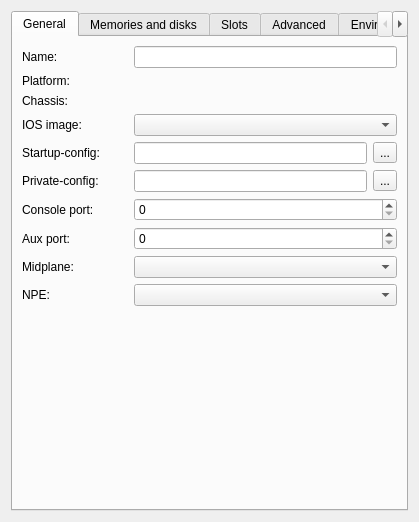
<?xml version="1.0" encoding="UTF-8"?>
<ui version="4.0">
 <class>routerConfigPageWidget</class>
 <widget class="QWidget" name="routerConfigPageWidget">
  <property name="geometry">
   <rect>
    <x>0</x>
    <y>0</y>
    <width>419</width>
    <height>522</height>
   </rect>
  </property>
  <property name="windowTitle">
   <string>Dynamips IOS Router configuration</string>
  </property>
  <layout class="QVBoxLayout">
   <item>
    <widget class="QTabWidget" name="uiTabWidget">
     <property name="currentIndex">
      <number>0</number>
     </property>
     <widget class="QWidget" name="uiGeneralPageWidget">
      <attribute name="title">
       <string>General</string>
      </attribute>
      <layout class="QGridLayout" name="gridLayout_2">
       <item row="0" column="0">
        <widget class="QLabel" name="uiNameLabel">
         <property name="text">
          <string>Name:</string>
         </property>
        </widget>
       </item>
       <item row="0" column="2" colspan="2">
        <widget class="QLineEdit" name="uiNameLineEdit"/>
       </item>
       <item row="1" column="0">
        <widget class="QLabel" name="uiPlatformLabel">
         <property name="text">
          <string>Platform:</string>
         </property>
        </widget>
       </item>
       <item row="2" column="0">
        <widget class="QLabel" name="uiChassisLabel">
         <property name="text">
          <string>Chassis:</string>
         </property>
        </widget>
       </item>
       <item row="3" column="0">
        <widget class="QLabel" name="uiIOSImageLabel">
         <property name="text">
          <string>IOS image:</string>
         </property>
        </widget>
       </item>
       <item row="4" column="0">
        <widget class="QLabel" name="uiStartupConfigLabel">
         <property name="text">
          <string>Startup-config:</string>
         </property>
        </widget>
       </item>
       <item row="4" column="2" colspan="2">
        <layout class="QHBoxLayout" name="horizontalLayout_4">
         <item>
          <widget class="QLineEdit" name="uiStartupConfigLineEdit"/>
         </item>
         <item>
          <widget class="QToolButton" name="uiStartupConfigToolButton">
           <property name="text">
            <string>...</string>
           </property>
           <property name="toolButtonStyle">
            <enum>Qt::ToolButtonTextOnly</enum>
           </property>
          </widget>
         </item>
        </layout>
       </item>
       <item row="5" column="0">
        <widget class="QLabel" name="uiPrivateConfigLabel">
         <property name="text">
          <string>Private-config:</string>
         </property>
        </widget>
       </item>
       <item row="5" column="2" colspan="2">
        <layout class="QHBoxLayout" name="horizontalLayout_6">
         <item>
          <widget class="QLineEdit" name="uiPrivateConfigLineEdit"/>
         </item>
         <item>
          <widget class="QToolButton" name="uiPrivateConfigToolButton">
           <property name="text">
            <string>...</string>
           </property>
           <property name="toolButtonStyle">
            <enum>Qt::ToolButtonTextOnly</enum>
           </property>
          </widget>
         </item>
        </layout>
       </item>
       <item row="6" column="0">
        <widget class="QLabel" name="uiConsolePortLabel">
         <property name="text">
          <string>Console port:</string>
         </property>
        </widget>
       </item>
       <item row="6" column="2" colspan="2">
        <widget class="QSpinBox" name="uiConsolePortSpinBox">
         <property name="maximum">
          <number>65535</number>
         </property>
        </widget>
       </item>
       <item row="7" column="0">
        <widget class="QLabel" name="uiAuxPortLabel">
         <property name="text">
          <string>Aux port:</string>
         </property>
        </widget>
       </item>
       <item row="7" column="2" colspan="2">
        <widget class="QSpinBox" name="uiAuxPortSpinBox">
         <property name="maximum">
          <number>65535</number>
         </property>
        </widget>
       </item>
       <item row="8" column="0">
        <widget class="QLabel" name="uiMidplaneLabel">
         <property name="text">
          <string>Midplane:</string>
         </property>
        </widget>
       </item>
       <item row="8" column="2" colspan="2">
        <widget class="QComboBox" name="uiMidplaneComboBox">
         <property name="enabled">
          <bool>true</bool>
         </property>
         <property name="sizePolicy">
          <sizepolicy hsizetype="Expanding" vsizetype="Fixed">
           <horstretch>0</horstretch>
           <verstretch>0</verstretch>
          </sizepolicy>
         </property>
        </widget>
       </item>
       <item row="9" column="0">
        <widget class="QLabel" name="uiNPELabel">
         <property name="text">
          <string>NPE:</string>
         </property>
        </widget>
       </item>
       <item row="9" column="2" colspan="2">
        <widget class="QComboBox" name="uiNPEComboBox">
         <property name="enabled">
          <bool>true</bool>
         </property>
         <property name="sizePolicy">
          <sizepolicy hsizetype="Expanding" vsizetype="Fixed">
           <horstretch>0</horstretch>
           <verstretch>0</verstretch>
          </sizepolicy>
         </property>
        </widget>
       </item>
       <item row="10" column="2" colspan="2">
        <spacer>
         <property name="orientation">
          <enum>Qt::Vertical</enum>
         </property>
         <property name="sizeHint" stdset="0">
          <size>
           <width>263</width>
           <height>151</height>
          </size>
         </property>
        </spacer>
       </item>
       <item row="1" column="2" colspan="2">
        <widget class="QLabel" name="uiPlatformTextLabel">
         <property name="text">
          <string/>
         </property>
        </widget>
       </item>
       <item row="3" column="2" colspan="2">
        <widget class="QComboBox" name="uiIOSImageComboBox"/>
       </item>
       <item row="2" column="2" colspan="2">
        <widget class="QLabel" name="uiChassisTextLabel">
         <property name="text">
          <string/>
         </property>
        </widget>
       </item>
      </layout>
     </widget>
     <widget class="QWidget" name="uiMemoriesPageWidget">
      <attribute name="title">
       <string>Memories and disks</string>
      </attribute>
      <layout class="QVBoxLayout" name="verticalLayout_2">
       <item>
        <widget class="QGroupBox" name="uiMemoriesGroupBox">
         <property name="title">
          <string>Memories</string>
         </property>
         <layout class="QGridLayout" name="gridLayout_5">
          <item row="0" column="0">
           <widget class="QLabel" name="uiRamLabel">
            <property name="text">
             <string>RAM size:</string>
            </property>
           </widget>
          </item>
          <item row="0" column="1">
           <widget class="QSpinBox" name="uiRamSpinBox">
            <property name="sizePolicy">
             <sizepolicy hsizetype="Expanding" vsizetype="Fixed">
              <horstretch>0</horstretch>
              <verstretch>0</verstretch>
             </sizepolicy>
            </property>
            <property name="suffix">
             <string> MiB</string>
            </property>
            <property name="minimum">
             <number>32</number>
            </property>
            <property name="maximum">
             <number>65535</number>
            </property>
            <property name="singleStep">
             <number>32</number>
            </property>
            <property name="value">
             <number>128</number>
            </property>
           </widget>
          </item>
          <item row="1" column="0">
           <widget class="QLabel" name="uiNvramLabel">
            <property name="text">
             <string>NVRAM size:</string>
            </property>
           </widget>
          </item>
          <item row="1" column="1">
           <widget class="QSpinBox" name="uiNvramSpinBox">
            <property name="sizePolicy">
             <sizepolicy hsizetype="Expanding" vsizetype="Fixed">
              <horstretch>0</horstretch>
              <verstretch>0</verstretch>
             </sizepolicy>
            </property>
            <property name="suffix">
             <string> KiB</string>
            </property>
            <property name="minimum">
             <number>32</number>
            </property>
            <property name="maximum">
             <number>65535</number>
            </property>
            <property name="singleStep">
             <number>32</number>
            </property>
            <property name="value">
             <number>128</number>
            </property>
           </widget>
          </item>
          <item row="2" column="0">
           <widget class="QLabel" name="uiIomemLabel">
            <property name="text">
             <string>I/O memory :</string>
            </property>
           </widget>
          </item>
          <item row="2" column="1">
           <widget class="QSpinBox" name="uiIomemSpinBox">
            <property name="enabled">
             <bool>true</bool>
            </property>
            <property name="sizePolicy">
             <sizepolicy hsizetype="Expanding" vsizetype="Fixed">
              <horstretch>0</horstretch>
              <verstretch>0</verstretch>
             </sizepolicy>
            </property>
            <property name="suffix">
             <string> %</string>
            </property>
            <property name="maximum">
             <number>100</number>
            </property>
            <property name="singleStep">
             <number>5</number>
            </property>
            <property name="value">
             <number>5</number>
            </property>
           </widget>
          </item>
         </layout>
        </widget>
       </item>
       <item>
        <widget class="QGroupBox" name="uiDisksGroupBox">
         <property name="title">
          <string>Disks</string>
         </property>
         <layout class="QGridLayout">
          <item row="0" column="0">
           <widget class="QLabel" name="uiDisk0Label">
            <property name="text">
             <string>PCMCIA disk0 size:</string>
            </property>
           </widget>
          </item>
          <item row="0" column="1">
           <widget class="QSpinBox" name="uiDisk0SpinBox">
            <property name="sizePolicy">
             <sizepolicy hsizetype="Expanding" vsizetype="Fixed">
              <horstretch>0</horstretch>
              <verstretch>0</verstretch>
             </sizepolicy>
            </property>
            <property name="suffix">
             <string> MiB</string>
            </property>
            <property name="maximum">
             <number>99999</number>
            </property>
            <property name="singleStep">
             <number>4</number>
            </property>
           </widget>
          </item>
          <item row="1" column="0">
           <widget class="QLabel" name="uiDisk1Label">
            <property name="text">
             <string>PCMCIA disk1 size:</string>
            </property>
           </widget>
          </item>
          <item row="1" column="1">
           <widget class="QSpinBox" name="uiDisk1SpinBox">
            <property name="sizePolicy">
             <sizepolicy hsizetype="Expanding" vsizetype="Fixed">
              <horstretch>0</horstretch>
              <verstretch>0</verstretch>
             </sizepolicy>
            </property>
            <property name="suffix">
             <string> MiB</string>
            </property>
            <property name="maximum">
             <number>99999</number>
            </property>
            <property name="singleStep">
             <number>4</number>
            </property>
           </widget>
          </item>
         </layout>
        </widget>
       </item>
       <item>
        <spacer>
         <property name="orientation">
          <enum>Qt::Vertical</enum>
         </property>
         <property name="sizeHint" stdset="0">
          <size>
           <width>20</width>
           <height>21</height>
          </size>
         </property>
        </spacer>
       </item>
      </layout>
     </widget>
     <widget class="QWidget" name="uiSlotsPageWidget">
      <attribute name="title">
       <string>Slots</string>
      </attribute>
      <layout class="QVBoxLayout" name="verticalLayout">
       <item>
        <widget class="QGroupBox" name="uiAdaptersGroupBox">
         <property name="title">
          <string>Adapters</string>
         </property>
         <layout class="QGridLayout" name="gridLayout">
          <item row="1" column="1">
           <widget class="QComboBox" name="uiSlot1comboBox"/>
          </item>
          <item row="0" column="0">
           <widget class="QLabel" name="uiSlot0Label">
            <property name="sizePolicy">
             <sizepolicy hsizetype="Fixed" vsizetype="Preferred">
              <horstretch>0</horstretch>
              <verstretch>0</verstretch>
             </sizepolicy>
            </property>
            <property name="text">
             <string>slot 0:</string>
            </property>
           </widget>
          </item>
          <item row="0" column="1">
           <widget class="QComboBox" name="uiSlot0comboBox"/>
          </item>
          <item row="1" column="0">
           <widget class="QLabel" name="uiSlot1Label">
            <property name="sizePolicy">
             <sizepolicy hsizetype="Fixed" vsizetype="Preferred">
              <horstretch>0</horstretch>
              <verstretch>0</verstretch>
             </sizepolicy>
            </property>
            <property name="text">
             <string>slot 1:</string>
            </property>
           </widget>
          </item>
          <item row="2" column="0">
           <widget class="QLabel" name="uiSlot2Label">
            <property name="sizePolicy">
             <sizepolicy hsizetype="Fixed" vsizetype="Preferred">
              <horstretch>0</horstretch>
              <verstretch>0</verstretch>
             </sizepolicy>
            </property>
            <property name="text">
             <string>slot 2:</string>
            </property>
           </widget>
          </item>
          <item row="2" column="1">
           <widget class="QComboBox" name="uiSlot2comboBox"/>
          </item>
          <item row="3" column="0">
           <widget class="QLabel" name="uiSlot3Label">
            <property name="sizePolicy">
             <sizepolicy hsizetype="Fixed" vsizetype="Preferred">
              <horstretch>0</horstretch>
              <verstretch>0</verstretch>
             </sizepolicy>
            </property>
            <property name="text">
             <string>slot 3:</string>
            </property>
           </widget>
          </item>
          <item row="3" column="1">
           <widget class="QComboBox" name="uiSlot3comboBox"/>
          </item>
          <item row="4" column="0">
           <widget class="QLabel" name="uiSlot4Label">
            <property name="sizePolicy">
             <sizepolicy hsizetype="Fixed" vsizetype="Preferred">
              <horstretch>0</horstretch>
              <verstretch>0</verstretch>
             </sizepolicy>
            </property>
            <property name="text">
             <string>slot 4:</string>
            </property>
           </widget>
          </item>
          <item row="4" column="1">
           <widget class="QComboBox" name="uiSlot4comboBox"/>
          </item>
          <item row="5" column="0">
           <widget class="QLabel" name="uiSlot5Label">
            <property name="sizePolicy">
             <sizepolicy hsizetype="Fixed" vsizetype="Preferred">
              <horstretch>0</horstretch>
              <verstretch>0</verstretch>
             </sizepolicy>
            </property>
            <property name="text">
             <string>slot 5:</string>
            </property>
           </widget>
          </item>
          <item row="5" column="1">
           <widget class="QComboBox" name="uiSlot5comboBox"/>
          </item>
          <item row="6" column="0">
           <widget class="QLabel" name="uiSlot6Label">
            <property name="sizePolicy">
             <sizepolicy hsizetype="Fixed" vsizetype="Preferred">
              <horstretch>0</horstretch>
              <verstretch>0</verstretch>
             </sizepolicy>
            </property>
            <property name="text">
             <string>slot 6:</string>
            </property>
           </widget>
          </item>
          <item row="6" column="1">
           <widget class="QComboBox" name="uiSlot6comboBox"/>
          </item>
         </layout>
        </widget>
       </item>
       <item>
        <widget class="QGroupBox" name="uiWicsGroupBox">
         <property name="title">
          <string>WICs</string>
         </property>
         <layout class="QGridLayout">
          <item row="0" column="0">
           <widget class="QLabel" name="uiWic0Label">
            <property name="sizePolicy">
             <sizepolicy hsizetype="Fixed" vsizetype="Preferred">
              <horstretch>0</horstretch>
              <verstretch>0</verstretch>
             </sizepolicy>
            </property>
            <property name="text">
             <string>wic 0:</string>
            </property>
           </widget>
          </item>
          <item row="0" column="1">
           <widget class="QComboBox" name="uiWic0comboBox"/>
          </item>
          <item row="1" column="0">
           <widget class="QLabel" name="uiWic1Label">
            <property name="sizePolicy">
             <sizepolicy hsizetype="Fixed" vsizetype="Preferred">
              <horstretch>0</horstretch>
              <verstretch>0</verstretch>
             </sizepolicy>
            </property>
            <property name="text">
             <string>wic 1:</string>
            </property>
           </widget>
          </item>
          <item row="1" column="1">
           <widget class="QComboBox" name="uiWic1comboBox"/>
          </item>
          <item row="2" column="0">
           <widget class="QLabel" name="uiWic2Label">
            <property name="sizePolicy">
             <sizepolicy hsizetype="Fixed" vsizetype="Preferred">
              <horstretch>0</horstretch>
              <verstretch>0</verstretch>
             </sizepolicy>
            </property>
            <property name="text">
             <string>wic 2:</string>
            </property>
           </widget>
          </item>
          <item row="2" column="1">
           <widget class="QComboBox" name="uiWic2comboBox"/>
          </item>
         </layout>
        </widget>
       </item>
       <item>
        <spacer>
         <property name="orientation">
          <enum>Qt::Vertical</enum>
         </property>
         <property name="sizeHint" stdset="0">
          <size>
           <width>325</width>
           <height>31</height>
          </size>
         </property>
        </spacer>
       </item>
      </layout>
     </widget>
     <widget class="QWidget" name="uiAdvancedPageWidget">
      <attribute name="title">
       <string>Advanced</string>
      </attribute>
      <layout class="QVBoxLayout" name="verticalLayout_4">
       <item>
        <widget class="QGroupBox" name="uiSystemGroupBox">
         <property name="title">
          <string>System</string>
         </property>
         <layout class="QGridLayout" name="gridLayout_6">
          <item row="0" column="1">
           <widget class="QLineEdit" name="uiSystemIdLineEdit"/>
          </item>
          <item row="1" column="0">
           <widget class="QLabel" name="uiConfregLabel">
            <property name="text">
             <string>Confreg:</string>
            </property>
           </widget>
          </item>
          <item row="0" column="0">
           <widget class="QLabel" name="label">
            <property name="text">
             <string>System ID:</string>
            </property>
           </widget>
          </item>
          <item row="2" column="0">
           <widget class="QLabel" name="uiBaseMacLabel">
            <property name="text">
             <string>Base MAC:</string>
            </property>
           </widget>
          </item>
          <item row="2" column="1">
           <widget class="QLineEdit" name="uiBaseMACLineEdit">
            <property name="sizePolicy">
             <sizepolicy hsizetype="Expanding" vsizetype="Fixed">
              <horstretch>0</horstretch>
              <verstretch>0</verstretch>
             </sizepolicy>
            </property>
            <property name="text">
             <string notr="true"/>
            </property>
           </widget>
          </item>
          <item row="1" column="1">
           <widget class="QLineEdit" name="uiConfregLineEdit">
            <property name="sizePolicy">
             <sizepolicy hsizetype="Expanding" vsizetype="Fixed">
              <horstretch>0</horstretch>
              <verstretch>0</verstretch>
             </sizepolicy>
            </property>
            <property name="text">
             <string>0x2102</string>
            </property>
           </widget>
          </item>
         </layout>
        </widget>
       </item>
       <item>
        <widget class="QGroupBox" name="uiOptimizationsGroupBox">
         <property name="title">
          <string>Optimisations</string>
         </property>
         <layout class="QGridLayout" name="gridLayout_4">
          <item row="3" column="0">
           <widget class="QLabel" name="uiExecAreaLabel">
            <property name="text">
             <string>Exec area:</string>
            </property>
           </widget>
          </item>
          <item row="3" column="1">
           <widget class="QSpinBox" name="uiExecAreaSpinBox">
            <property name="sizePolicy">
             <sizepolicy hsizetype="Expanding" vsizetype="Fixed">
              <horstretch>0</horstretch>
              <verstretch>0</verstretch>
             </sizepolicy>
            </property>
            <property name="suffix">
             <string> MiB</string>
            </property>
            <property name="maximum">
             <number>4096</number>
            </property>
            <property name="singleStep">
             <number>4</number>
            </property>
            <property name="value">
             <number>64</number>
            </property>
           </widget>
          </item>
          <item row="5" column="0" colspan="2">
           <widget class="QCheckBox" name="uiSparseMemoryCheckBox">
            <property name="text">
             <string>Enable sparse memory support</string>
            </property>
            <property name="checked">
             <bool>false</bool>
            </property>
           </widget>
          </item>
          <item row="0" column="0">
           <widget class="QLabel" name="uiIdlepcLabel">
            <property name="text">
             <string>Idle-PC:</string>
            </property>
           </widget>
          </item>
          <item row="0" column="1">
           <widget class="QLineEdit" name="uiIdlepcLineEdit"/>
          </item>
          <item row="1" column="0">
           <widget class="QLabel" name="uiIdlemaxLabel">
            <property name="text">
             <string>Idlemax:</string>
            </property>
           </widget>
          </item>
          <item row="1" column="1">
           <widget class="QSpinBox" name="uiIdlemaxSpinBox">
            <property name="minimum">
             <number>100</number>
            </property>
            <property name="maximum">
             <number>10000</number>
            </property>
            <property name="singleStep">
             <number>100</number>
            </property>
            <property name="value">
             <number>500</number>
            </property>
           </widget>
          </item>
          <item row="2" column="0">
           <widget class="QLabel" name="uiIdlesleepLabel">
            <property name="text">
             <string>Idlesleep:</string>
            </property>
           </widget>
          </item>
          <item row="4" column="0" colspan="2">
           <widget class="QCheckBox" name="uiMmapCheckBox">
            <property name="text">
             <string>Enable mmap support</string>
            </property>
            <property name="checked">
             <bool>true</bool>
            </property>
           </widget>
          </item>
          <item row="2" column="1">
           <widget class="QSpinBox" name="uiIdlesleepSpinBox">
            <property name="suffix">
             <string> ms</string>
            </property>
            <property name="minimum">
             <number>1</number>
            </property>
            <property name="maximum">
             <number>500</number>
            </property>
            <property name="singleStep">
             <number>10</number>
            </property>
            <property name="value">
             <number>30</number>
            </property>
           </widget>
          </item>
         </layout>
        </widget>
       </item>
       <item>
        <spacer>
         <property name="orientation">
          <enum>Qt::Vertical</enum>
         </property>
         <property name="sizeHint" stdset="0">
          <size>
           <width>304</width>
           <height>251</height>
          </size>
         </property>
        </spacer>
       </item>
      </layout>
     </widget>
     <widget class="QWidget" name="uiEnvironmentPageWidget">
      <attribute name="title">
       <string>Environment</string>
      </attribute>
      <layout class="QVBoxLayout" name="verticalLayout_3">
       <item>
        <widget class="QGroupBox" name="uiPowerSuppliesGroupBox">
         <property name="title">
          <string>Power supplies</string>
         </property>
         <layout class="QGridLayout" name="gridLayout_7">
          <item row="1" column="0">
           <widget class="QLabel" name="uiPowerSupply2Label">
            <property name="text">
             <string>Power supply 2:</string>
            </property>
           </widget>
          </item>
          <item row="0" column="1">
           <widget class="QComboBox" name="uiPowerSupply1ComboBox">
            <property name="sizePolicy">
             <sizepolicy hsizetype="Expanding" vsizetype="Fixed">
              <horstretch>0</horstretch>
              <verstretch>0</verstretch>
             </sizepolicy>
            </property>
            <property name="currentIndex">
             <number>1</number>
            </property>
            <item>
             <property name="text">
              <string>on</string>
             </property>
            </item>
            <item>
             <property name="text">
              <string>off</string>
             </property>
            </item>
           </widget>
          </item>
          <item row="0" column="0">
           <widget class="QLabel" name="uiPowerSupply1Label">
            <property name="text">
             <string>Power supply 1:</string>
            </property>
           </widget>
          </item>
          <item row="1" column="1">
           <widget class="QComboBox" name="uiPowerSupply2ComboBox">
            <property name="sizePolicy">
             <sizepolicy hsizetype="Expanding" vsizetype="Fixed">
              <horstretch>0</horstretch>
              <verstretch>0</verstretch>
             </sizepolicy>
            </property>
            <property name="currentIndex">
             <number>1</number>
            </property>
            <item>
             <property name="text">
              <string>on</string>
             </property>
            </item>
            <item>
             <property name="text">
              <string>off</string>
             </property>
            </item>
           </widget>
          </item>
         </layout>
        </widget>
       </item>
       <item>
        <widget class="QGroupBox" name="uiSensorsGroupBox">
         <property name="title">
          <string>Temperature sensors</string>
         </property>
         <layout class="QGridLayout" name="gridLayout_3">
          <item row="0" column="0">
           <widget class="QLabel" name="uiSensor1Label">
            <property name="text">
             <string>I/0 controller inlet:</string>
            </property>
           </widget>
          </item>
          <item row="0" column="1">
           <widget class="QSpinBox" name="uiSensor1SpinBox">
            <property name="sizePolicy">
             <sizepolicy hsizetype="Expanding" vsizetype="Fixed">
              <horstretch>0</horstretch>
              <verstretch>0</verstretch>
             </sizepolicy>
            </property>
            <property name="suffix">
             <string> C</string>
            </property>
            <property name="maximum">
             <number>100</number>
            </property>
           </widget>
          </item>
          <item row="1" column="0">
           <widget class="QLabel" name="uiSensor2Label">
            <property name="text">
             <string>I/0 controller outlet:</string>
            </property>
           </widget>
          </item>
          <item row="1" column="1">
           <widget class="QSpinBox" name="uiSensor2SpinBox">
            <property name="sizePolicy">
             <sizepolicy hsizetype="Expanding" vsizetype="Fixed">
              <horstretch>0</horstretch>
              <verstretch>0</verstretch>
             </sizepolicy>
            </property>
            <property name="suffix">
             <string> C</string>
            </property>
            <property name="maximum">
             <number>100</number>
            </property>
           </widget>
          </item>
          <item row="2" column="0">
           <widget class="QLabel" name="uiSensor3Label">
            <property name="text">
             <string>NPE inlet:</string>
            </property>
           </widget>
          </item>
          <item row="2" column="1">
           <widget class="QSpinBox" name="uiSensor3SpinBox">
            <property name="sizePolicy">
             <sizepolicy hsizetype="Expanding" vsizetype="Fixed">
              <horstretch>0</horstretch>
              <verstretch>0</verstretch>
             </sizepolicy>
            </property>
            <property name="suffix">
             <string> C</string>
            </property>
            <property name="maximum">
             <number>100</number>
            </property>
           </widget>
          </item>
          <item row="3" column="0">
           <widget class="QLabel" name="uiSensor4Label">
            <property name="text">
             <string>NPE outlet:</string>
            </property>
           </widget>
          </item>
          <item row="3" column="1">
           <widget class="QSpinBox" name="uiSensor4SpinBox">
            <property name="sizePolicy">
             <sizepolicy hsizetype="Expanding" vsizetype="Fixed">
              <horstretch>0</horstretch>
              <verstretch>0</verstretch>
             </sizepolicy>
            </property>
            <property name="suffix">
             <string> C</string>
            </property>
            <property name="maximum">
             <number>100</number>
            </property>
           </widget>
          </item>
         </layout>
        </widget>
       </item>
       <item>
        <spacer name="verticalSpacer">
         <property name="orientation">
          <enum>Qt::Vertical</enum>
         </property>
         <property name="sizeHint" stdset="0">
          <size>
           <width>20</width>
           <height>194</height>
          </size>
         </property>
        </spacer>
       </item>
      </layout>
     </widget>
    </widget>
   </item>
  </layout>
 </widget>
 <tabstops>
  <tabstop>uiMidplaneComboBox</tabstop>
  <tabstop>uiNPEComboBox</tabstop>
  <tabstop>uiRamSpinBox</tabstop>
  <tabstop>uiNvramSpinBox</tabstop>
  <tabstop>uiDisk0SpinBox</tabstop>
  <tabstop>uiDisk1SpinBox</tabstop>
  <tabstop>uiSlot0comboBox</tabstop>
  <tabstop>uiSlot1comboBox</tabstop>
  <tabstop>uiSlot2comboBox</tabstop>
  <tabstop>uiSlot3comboBox</tabstop>
  <tabstop>uiSlot4comboBox</tabstop>
  <tabstop>uiSlot5comboBox</tabstop>
  <tabstop>uiSlot6comboBox</tabstop>
  <tabstop>uiWic0comboBox</tabstop>
  <tabstop>uiWic1comboBox</tabstop>
  <tabstop>uiWic2comboBox</tabstop>
  <tabstop>uiConfregLineEdit</tabstop>
  <tabstop>uiBaseMACLineEdit</tabstop>
  <tabstop>uiExecAreaSpinBox</tabstop>
 </tabstops>
 <resources/>
 <connections/>
</ui>
